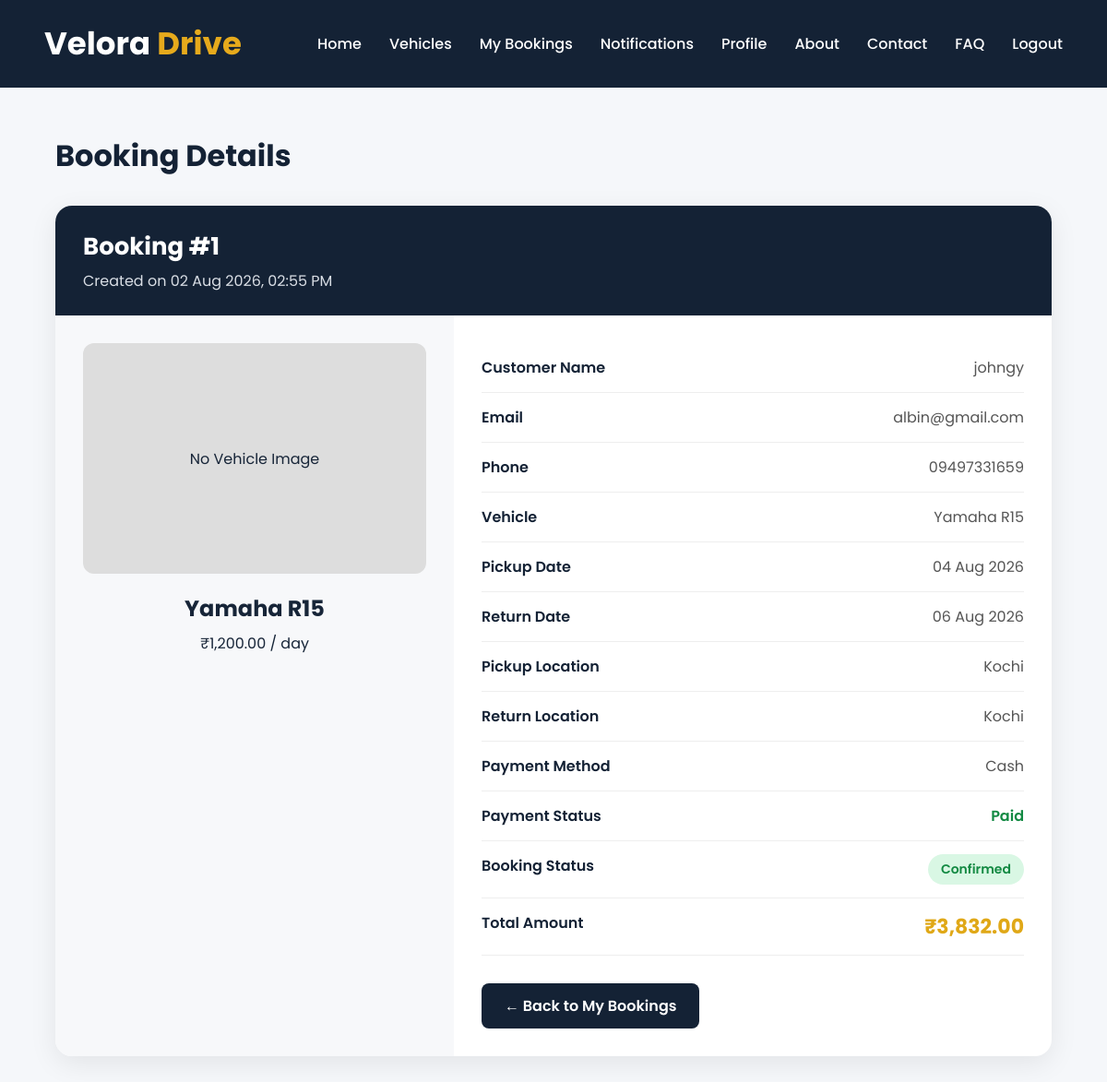
/booking_details.php?id=1, run on the app's committed database.
### tables this page shows
CREATE TABLE `bookings` (
  `id` int(11) NOT NULL,
  `fullname` varchar(100) NOT NULL,
  `email` varchar(100) NOT NULL,
  `phone` varchar(20) NOT NULL,
  `vehicle_name` varchar(100) NOT NULL,
  `vehicle_image` varchar(255) NOT NULL,
  `price` decimal(10,2) NOT NULL,
  `pickup_location` varchar(100) NOT NULL,
  `return_location` varchar(100) NOT NULL,
  `booking_date` date NOT NULL,
  `return_date` date NOT NULL,
  `payment_method` varchar(50) NOT NULL,
  `payment_status` varchar(30) NOT NULL,
  `booking_status` varchar(30) NOT NULL,
  `total_amount` decimal(10,2) NOT NULL,
  `created_at` timestamp NOT NULL DEFAULT current_timestamp()
);

### booking_details.php (the view, shortened to what this page needs)
<?php
require_once __DIR__ . '/includes/db.php';
$booking_id = (int) $_GET['id'];
$sql = "SELECT
            id,
            fullname,
            email,
            phone,
            vehicle_name,
            vehicle_image,
            price,
            pickup_location,
            return_location,
            booking_date,
            return_date,
            payment_method,
            payment_status,
            booking_status,
            total_amount,
            created_at
        FROM bookings
        WHERE id = ?";
$stmt = $conn->prepare($sql);
$stmt->bind_param("i", $booking_id);
$stmt->execute();
$result = $stmt->get_result();
$booking = $result->fetch_assoc();
?>
<!DOCTYPE html>
<html lang="en">
<head>
</head>
<body>
<nav>
    <div class="logo">
        Velora <span>Drive</span>
    </div>
    <div class="nav-links">
        <a href="home.php">Home</a>
        <a href="vehicles.php">Vehicles</a>
        <a href="mybookings.php">My Bookings</a>
        <a href="notifications.php">Notifications</a>
        <a href="profile.php">Profile</a>
        <a href="about.php">About</a>
        <a href="contact.php">Contact</a>
        <a href="faq.php">FAQ</a>
        <a href="logout.php">Logout</a>
    </div>
</nav>
<div class="container">
    <h1 class="page-title">Booking Details</h1>
    <div class="booking-card">
        <div class="booking-header">
            <h2>
                Booking #<?php echo htmlspecialchars($booking['id']); ?>
            </h2>
            <p>
                Created on
                <?php echo date("d M Y, h:i A", strtotime($booking['created_at'])); ?>
            </p>
        </div>
        <div class="booking-content">
            <div class="vehicle-section">
                <?php if (!empty($booking['vehicle_image'])): ?>
                    <img
                        src="<?php echo htmlspecialchars($booking['vehicle_image']); ?>"
                        alt="<?php echo htmlspecialchars($booking['vehicle_name']); ?>"
                    >
                <?php else: ?>
                    <div style="
                        height:250px;
                        display:flex;
                        align-items:center;
                        justify-content:center;
                        background:#ddd;
                        border-radius:12px;
                    ">
                        No Vehicle Image
                    </div>
                <?php endif; ?>
                <h3>
                    <?php echo htmlspecialchars($booking['vehicle_name']); ?>
                </h3>
                <p style="margin-top:8px;">
                    ₹<?php echo number_format($booking['price'], 2); ?> / day
                </p>
            </div>
            <div class="details-section">
                <div class="detail-row">
                    <span class="label">Customer Name</span>
                    <span class="value">
                        <?php echo htmlspecialchars($booking['fullname']); ?>
                    </span>
                </div>
                <div class="detail-row">
                    <span class="label">Email</span>
                    <span class="value">
                        <?php echo htmlspecialchars($booking['email']); ?>
                    </span>
                </div>
                <div class="detail-row">
                    <span class="label">Phone</span>
                    <span class="value">
                        <?php echo htmlspecialchars($booking['phone']); ?>
                    </span>
                </div>
                <div class="detail-row">
                    <span class="label">Vehicle</span>
                    <span class="value">
                        <?php echo htmlspecialchars($booking['vehicle_name']); ?>
                    </span>
                </div>
                <div class="detail-row">
                    <span class="label">Pickup Date</span>
                    <span class="value">
                        <?php echo date("d M Y", strtotime($booking['booking_date'])); ?>
                    </span>
                </div>
                <div class="detail-row">
                    <span class="label">Return Date</span>
                    <span class="value">
                        <?php echo date("d M Y", strtotime($booking['return_date'])); ?>
                    </span>
                </div>
                <div class="detail-row">
                    <span class="label">Pickup Location</span>
                    <span class="value">
                        <?php echo htmlspecialchars($booking['pickup_location']); ?>
                    </span>
                </div>
                <div class="detail-row">
                    <span class="label">Return Location</span>
                    <span class="value">
                        <?php echo htmlspecialchars($booking['return_location']); ?>
                    </span>
                </div>
                <div class="detail-row">
                    <span class="label">Payment Method</span>
                    <span class="value">
                        <?php echo htmlspecialchars($booking['payment_method']); ?>
                    </span>
                </div>
                <div class="detail-row">
                    <span class="label">Payment Status</span>
                    <span class="value paid">
                        <?php echo htmlspecialchars($booking['payment_status']); ?>
                    </span>
                </div>
                <div class="detail-row">
                    <span class="label">Booking Status</span>
                    <span class="value">
                        <?php
                        $status = strtolower($booking['booking_status']);
                        if ($status === 'confirmed') {
                            echo '<span class="status confirmed">Confirmed</span>';
                        } elseif ($status === 'cancelled') {
                            echo '<span class="status cancelled">Cancelled</span>';
                        } else {
                            echo '<span class="status pending">'
                                . htmlspecialchars($booking['booking_status'])
                                . '</span>';
                        }
                        ?>
                    </span>
                </div>
                <div class="detail-row">
                    <span class="label">Total Amount</span>
                    <span class="value total">
                        ₹<?php echo number_format($booking['total_amount'], 2); ?>
                    </span>
                </div>
                <a href="mybookings.php" class="back-button">
                    ← Back to My Bookings
                </a>
            </div>
        </div>
    </div>
</div>
</body>
</html>

### booking_details.php (style rules this page uses)
* { margin: 0; padding: 0; box-sizing: border-box; font-family: 'Poppins', sans-serif; }
body { background: #f5f7fa; color: #172538; }
nav { height: 95px; background: #142235; display: flex; align-items: center; justify-content: space-between; padding: 0 4%; }
.logo { font-size: 34px; font-weight: 700; color: white; }
.logo span { color: #e6aa1c; }
.nav-links { display: flex; gap: 30px; align-items: center; }
.nav-links a { color: white; text-decoration: none; font-size: 16px; font-weight: 500; }
.container { width: 90%; max-width: 1100px; margin: 50px auto; }
.page-title { font-size: 32px; margin-bottom: 30px; color: #142235; }
.booking-card { background: white; border-radius: 18px; overflow: hidden; box-shadow: 0 8px 30px rgba(0, 0, 0, 0.08); }
.booking-header { background: #142235; color: white; padding: 25px 30px; }
.booking-header h2 { font-size: 26px; }
.booking-header p { margin-top: 5px; color: #d9dee5; }
.booking-content { display: grid; grid-template-columns: 40% 60%; }
.vehicle-section { background: #f7f8fa; padding: 30px; text-align: center; }
.vehicle-section h3 { margin-top: 20px; font-size: 24px; }
.details-section { padding: 30px; }
.detail-row { display: flex; justify-content: space-between; gap: 20px; padding: 14px 0; border-bottom: 1px solid #eeeeee; }
.label { font-weight: 600; color: #142235; }
.value { color: #555; text-align: right; }
.status { display: inline-block; padding: 6px 14px; border-radius: 20px; font-size: 14px; font-weight: 600; }
.confirmed { background: #d9f7e4; color: #138a43; }
.paid { color: #138a43; font-weight: 600; }
.total { font-size: 22px; font-weight: 700; color: #e0a817; }
.back-button { display: inline-block; margin-top: 30px; padding: 12px 25px; background: #142235; color: white; text-decoration: none; border-radius: 8px; font-weight: 600; }

### data on the page
bookings: id "1", created_at "02 Aug 2026, 02:55 PM", vehicle_name "Yamaha R15", price "1,200.00", fullname "johngy", email "albin@gmail.com", phone "09497331659", booking_date "04 Aug 2026", return_date "06 Aug 2026", pickup_location "Kochi", return_location "Kochi", payment_method "Cash", payment_status "Paid", total_amount "3,832.00"
